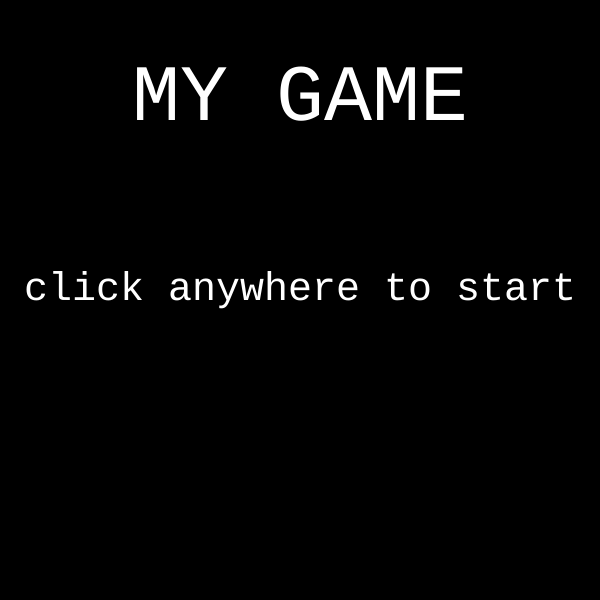
Frame 1 (no input)
Frame 60 (no input): identical to frame 1, image omitted
Frame 120 (the mouse pressed at the canvas centre since frame 60): identical to frame 1, image omitted

The p5.js sketch that drew this single still picture (run headless with seeded random() and noise() and a simulated clock; from frame 60 on, the mouse is pressed at the canvas centre):

// p5.js sketch
// ── sketch.js
'use strict';

let state='title';
let cnv;
let points = 0; 
let w = 600;
let h = 600;

function setup(){
  cnv = createCanvas(w,h);
  textFont('monospace')
}

function draw(){
  switch (state){
    case 'title':
    title();
    cnv.mouseClicked(titleMouseClicked);
    break;
    case 'level 1':
    level1();
    cnv.mouseClicked(level1MouseClicked);
    break;
    case 'YOU WIN!':
    youWin();
    cnv.mouseClicked(youWinMouseClicked)
    break;
    default:
    break;
  }

  //if (state === 'title'){
 //   title();
 //   cnv.mouseClicked(titleMouseClicked);
 // } else if (state === 'level 1'){
 //   level1();
  //  cnv.mouseClicked(level1MouseClicked);
  //}
}



function title(){
  background(0);
  textSize(80);
  fill(255);
  textAlign(CENTER);
  text('MY GAME',w/2, h/5);
  textSize(40);
  text('click anywhere to start',w/2, h/2);
}

function titleMouseClicked(){

    console.log('canvas is clicked on title page');
    state = 'level 1'
  
}

function level1(){
  background(50, 150, 200);
  text('click for points', w/2, h - 30);
}
function level1MouseClicked(){
  points++;
  console.log('points = ' + points);

  if (points >= 10){
    state = 'YOU WIN!'
  }
}

function youWin(){
  background(255, 50, 80);
  textSize(80);
  stroke(255);
  text('YOU WIN!',w/2, h/2);
  textSize(40);
  text('click anywhere to restart',w/2, h*3/4);
}

function youWinMouseClicked(){
state = 'level 1';
points = 0;
}
